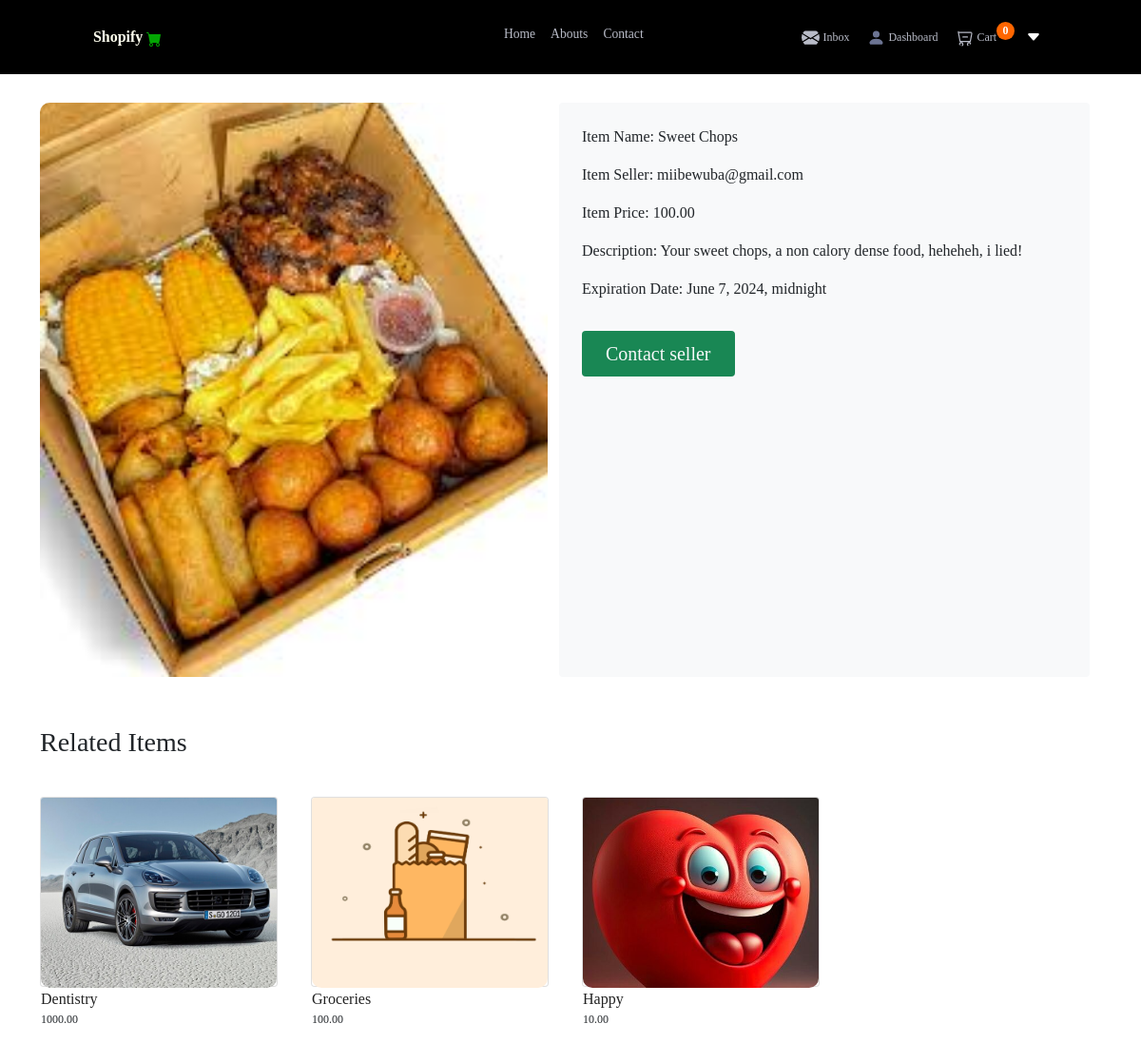
The page /item-detail/18/ (signed in) on the database its author committed.
### item/models.py (models this page shows, shortened)
class Product(models.Model):
    seller = models.ForeignKey(CustomUser, on_delete=models.CASCADE)
    name = models.CharField(max_length=255)
    description = models.TextField()
    price = models.DecimalField(max_digits=10, decimal_places=2)
    category = models.ForeignKey(Category, on_delete=models.CASCADE)
    quantity = models.PositiveIntegerField(default=1)
    image = models.ImageField(upload_to='product_images/')
    created_at = models.DateTimeField(auto_now_add=True)
    expiration_date = models.DateTimeField(null=True, blank=True)
    available = models.BooleanField()
    class Meta:
        ordering = ['name']
        indexes = [
            models.Index(fields=['id']),
            models.Index(fields=['name']),
            models.Index(fields=['-created_at']),
        ]

### core/models.py (models this page shows, shortened)
class CustomUser(AbstractBaseUser, PermissionsMixin):
    email = models.EmailField(blank=True, default='', unique=True)
    first_name = models.CharField(max_length=30)
    last_name = models.CharField(max_length=30)
    username = models.CharField(max_length=100, unique=True)
    phone = models.IntegerField(null=True, blank=True, default=0)
    country = CountryField(default='')
    is_admin = models.BooleanField(default=False)
    is_customer = models.BooleanField(default=False)
    is_seller = models.BooleanField(default=False)
    is_active = models.BooleanField(default=True)
    is_staff = models.BooleanField(default=False)
    date_joined = models.DateTimeField(default=timezone.now)
    objects = CustomUserManager()
    USERNAME_FIELD = 'email'
    EMAIL_FIELD = 'email'
    REQUIRED_FIELDS = []
    class Meta:
        verbose_name = 'User'
        verbose_name_plural = 'Users'
    def __str__(self):
        return self.email

### frontpages/views.py (the view)
# urls.py: path('item-detail/<item_pk>/', item_detail, name='item-detail'),
@login_required
def item_detail(request, item_pk):
    detail = get_object_or_404(Product, pk=item_pk, available=True)
    related_items = Product.objects.filter(category=detail.category, available=True).exclude(pk=item_pk)[0:3]
    args = {
        'detail': detail,
        'related_items': related_items,
    }
    return render(request, 'frontpages/item-detail.html', args)

### templates/frontpages/item-detail.html
{% extends 'base.html' %}
{% load static %}
{% block content %}
<section class="container detail_page">
    <div class="row main_detail_body">
        <div class="col-xl-6 col-md-6 col-sm-12 rounded image-section">
            <img src="{{detail.image.url}}">
        </div>
        <div class="col-xl-6 col-md-6 col-sm-12 bg-light rounded p-4">
            <p>Item Name: {{detail.name}}</p>
            <p>Item Seller: {{detail.seller}}</p>
            <p>Item Price: {{detail.price}}</p>
            {% if detail.description %}
            <p>Description: {{detail.description}}</p>
            {% endif %}
            <p>Expiration Date: {{detail.expiration_date}}</p>
            <div class="py-3">
                {% if request.user == detail.seller %}
                <a href="{% url 'item:edit-items' detail.id %}" class="btn btn-lg px-4 bg-success text-light rounded">Edit Item</a>
                <a href="{% url 'item:delete-items' detail.id %}" class="btn btn-lg px-4 bg-danger text-light rounded">Delete Item</a>
                {% else %}
                <a href="{% url 'conversation:new' detail.id %}" class="btn btn-lg px-4 bg-success text-light rounded">Contact seller</a>
                {% endif %}
            </div>
        </div>
    </div>
</section>
<section class="related_items container">
    <div class="row mt-3">
    <h3>Related Items</h3>
    {% for item in related_items %}
            <div class="col-xl-3 col-md-4 col-sm-12 my-3 product-cards">
                <div class="card my-3">
                    <div class="card-image">
                        <img src="{{item.image.url}}" class="card-img-top" alt="Item image">
                    </div>
                    <div class="card-text">
                        <a href="{% url 'item-detail' item.id %}">{{item.name}}</h4></a>
                        <p>{{item.price}}</p>
                    </div>
                </div>
            </div>
    {% endfor %}
    </div>
</section>
{% endblock %}

### static/css/style.css (style rules this page uses)
* { font-family: poppins; box-sizing: border-box; padding: 0; margin: 0; }
a { text-decoration: none; color: var(--text-colour); }
body { position: relative; }
.container { margin: 0 4.5rem; }
:root { --color-one-golden-orange: hsla(40, 70%, 50%, 1); --color-two-dark-blue: hsla(210, 40%, 50%, 1); --color-three-deep-purple: hsla(320, 70%, 50%, 1); --color-four-light-gray: hsla(0, 0%, 95%, 1); --color-five-medium-gray: hsla(0, 0%, 80%, 1); --text-colour: hsl(228, 15%, 50%); --text-colour-light: hsl(228, 12%, 75%); --border-colour: hsl(228, 99%, 98%); --body-colour: #fff; --container-colour: #fff; --orange: #ff6600; --blue: #0077cc; --green: rgb(232, 255, 232); --purple: #993399; --background-one: (135deg, hsla(210, 40%, 50%, 1), hsla(40, 70%, 60%, 1)); --background-two: (90deg, hsla(100, 60%, 50%, 1), hsla(206, 60%, 50%, 1)); --h1-font: 2rem; --h2-font: 1.5rem; --h3-font: 1rem; --h4-font: .85rem; --h5-font: .75rem; --p-font: .65rem; --box-shadow-one: 0 12px 16px hsla(228, 66%, 45%, .1); --box-shadow-two: 0 4px 12px hsla(228, 66%, 45%, .25); }
::placeholder { font-size: .65rem; }
.product-cards { display:flex; align-items:center; justify-content:space-between; }
.product-cards .card { height:200px; width:250px; background:#fff; }
.product-cards .card-image img { height: 200px; width: 100%; object-fit:cover; border:5px; }
.product-cards .card-text a { text-decoration:none; color:#222; }
.product-cards .card-text p { font-size: .75rem; }
.detail_page { height:80vh; }
.detail_page .main_detail_body, img { height:75.5vh; width:100%; border-radius:10px; }
.detail_page .image-section img { height:75.5vh; width:100%; object-fit:cover; }

### rows shown on the page
Product: image (picture), name "Sweet Chops", seller "miibewuba@gmail.com", price "100.00", description "Your sweet chops, a non calory dense food, heheheh, i lied!", expiration_date "June 7, 2024, midnight"
Product: image (picture), name "Dentistry", price "1000.00"
Product: image (placeholder picture), name "Groceries", price "100.00"
Product: image (picture), name "Happy", price "10.00"
